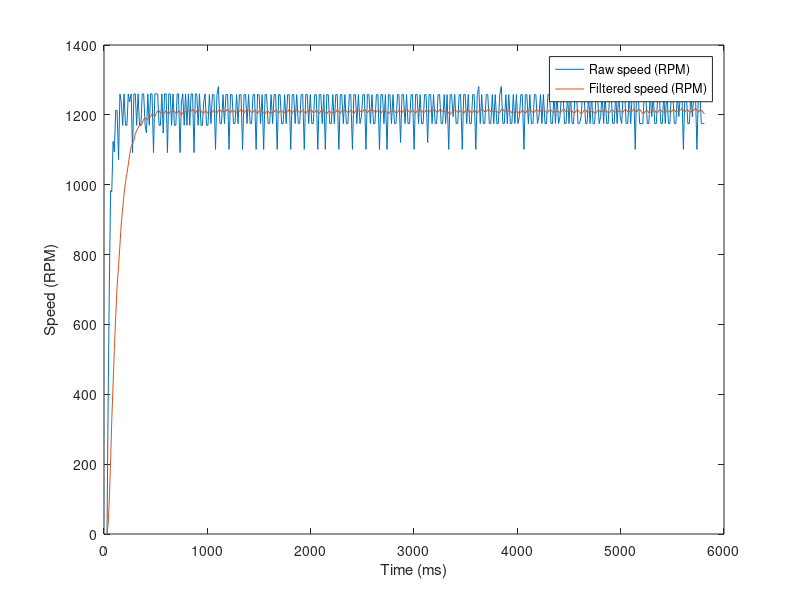

MATLAB code for this plot:
A=load('MotorRPM1_255.csv');

RPM=A(:,1);
Time=A(:,2);

plot(Time,RPM)
hold on


%Lowpass filter
v=RPM;
for i=2:length(RPM)
 v(i)=0.854*v(i-1)+0.0728*RPM(i)+0.0728*RPM(i-1);
end

plot(Time,v)
legend("Raw speed (RPM)", "Filtered speed (RPM)");
xlabel("Time (ms)");
ylabel("Speed (RPM)");